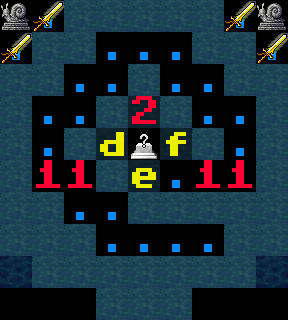

The image is a tile-based game level rendered from a .tmx file. Its description and complete source (layers, tilesets, objects, tile grids) follow:
An orthogonal 9x10 tile map with 32x32 px tiles, 3 tile layers (Tile Layer, Feature Layer, Tag Layer), 2 tilesets.

<map version="2017.05.26" orientation="orthogonal" renderorder="right-down" width="9" height="10" tilewidth="32" tileheight="32" backgroundcolor="#000000" nextobjectid="1">
 <properties>
  <property name="code" value=": ee_chei(_G)" />
  <property name="tags" value="ee_9x9 no_pool_fixup" />
 </properties>
 <tileset firstgid="1" source="../tilesets/features.tsx" />
 <tileset firstgid="205" source="../tilesets/basic.tsx" />
 <layer name="Tile Layer" width="9" height="10">
  <data encoding="csv">
93,205,217,217,217,217,217,205,93,
205,217,217,205,205,205,217,217,205,
217,217,205,205,217,205,205,217,217,
217,205,205,217,217,217,205,205,217,
217,205,217,217,72,217,217,205,217,
217,28,28,217,217,205,28,28,217,
217,217,205,205,217,217,217,217,217,
217,217,217,205,205,205,205,217,217,
218,217,217,217,217,217,217,217,218,
0,0,0,217,217,217,0,0,0
</data>
 </layer>
 <layer name="Feature Layer" width="9" height="10">
  <data encoding="csv">
0,16,0,0,0,0,0,16,0,
16,0,0,0,0,0,0,0,16,
0,0,0,0,0,0,0,0,0,
0,0,0,0,29,0,0,0,0,
0,0,0,17,0,19,0,0,0,
0,0,0,0,18,0,0,0,0,
0,0,0,0,0,0,0,0,0,
0,0,0,0,0,0,0,0,0,
0,0,0,0,0,0,0,0,0,
0,0,0,0,0,0,0,0,0
</data>
 </layer>
 <layer name="Tag Layer" width="9" height="10">
  <data encoding="csv">
0,0,0,0,0,0,0,0,0,
0,0,0,0,0,0,0,0,0,
0,0,0,0,0,0,0,0,0,
0,0,0,0,0,0,0,0,0,
0,0,0,0,0,0,0,0,0,
0,0,0,0,0,0,0,0,0,
0,0,0,0,0,0,0,0,0,
0,0,0,0,0,0,0,0,0,
0,0,0,0,0,0,0,0,0,
0,0,0,0,0,0,0,0,0
</data>
 </layer>
 <objectgroup name="Scripting Layer" />
</map>
